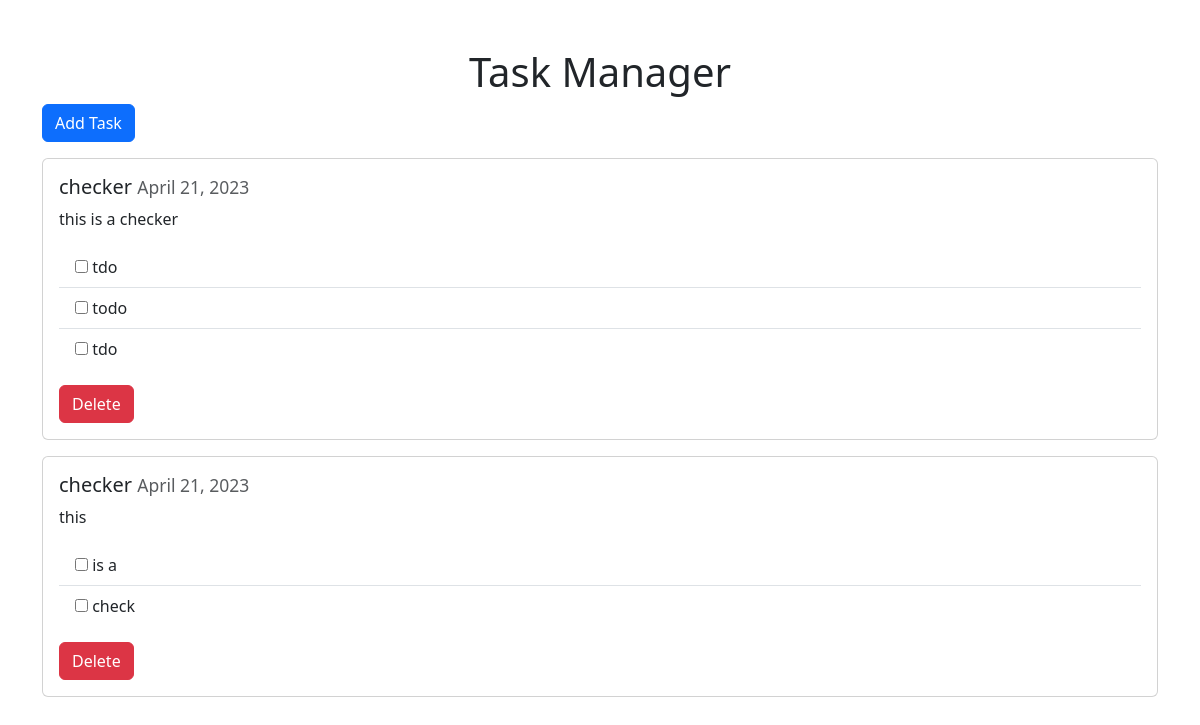
Before: / with the older database file.
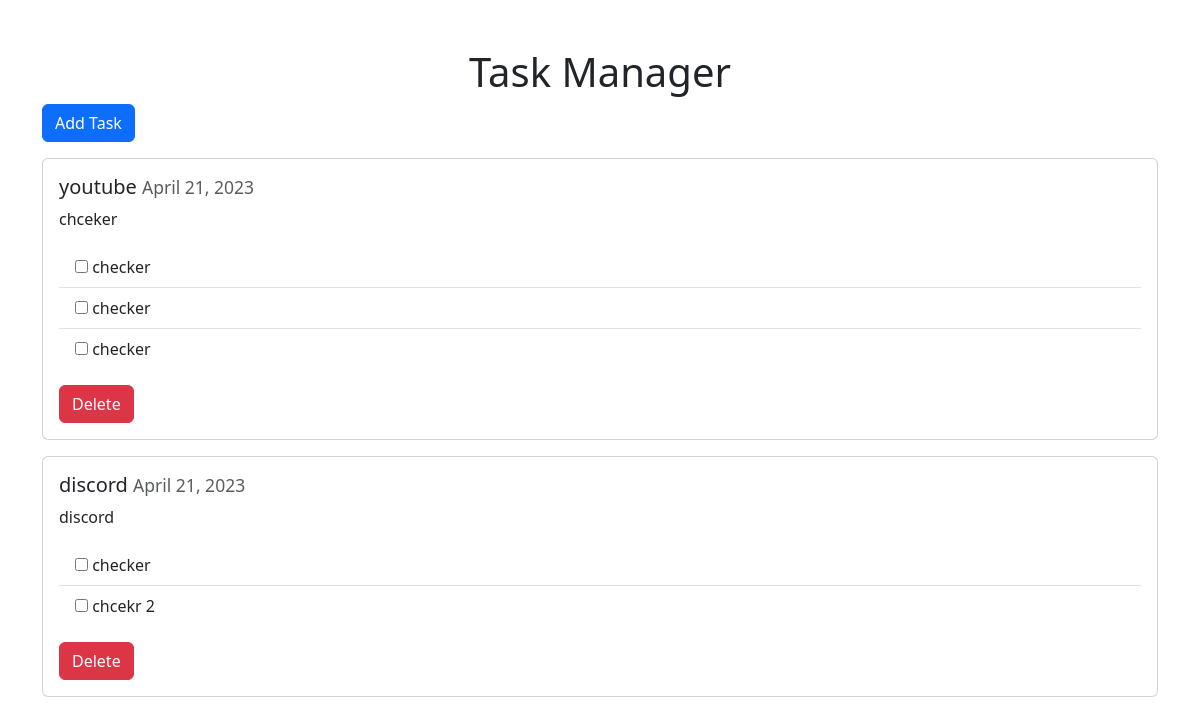
After: the same page with the newer database file.
### models.py (models this page shows)
class Task(db.Model):
    id = db.Column(db.Integer, primary_key=True)
    title = db.Column(db.String(100), nullable=False)
    description = db.Column(db.String(255), nullable=True)
    completed = db.Column(db.Boolean, default=False)
    created_at = db.Column(db.DateTime, nullable=False, default=datetime.utcnow)
    todos = db.relationship('Todo', back_populates='parent_task', lazy=True)

class Todo(db.Model):
    __tablename__ = 'todo'
    id = db.Column(db.Integer, primary_key=True)
    task_id = db.Column(db.Integer, db.ForeignKey('task.id'), nullable=False)
    content = db.Column(db.String(255), nullable=False)
    completed = db.Column(db.Boolean, default=False)
    created_at = db.Column(db.DateTime, nullable=False, default=datetime.utcnow)
    parent_task = db.relationship('Task', back_populates='todos')

### routes.py (the view)
@app.route('/')
def index():
    tasks = Task.query.all()
    return render_template('index.html', tasks=tasks)

### templates/index.html (shortened to what this page needs)
<!DOCTYPE html>
<html lang="en">
<head>
    <link href="https://cdn.jsdelivr.net/npm/bootstrap@5.3.0-alpha1/dist/css/bootstrap.min.css" rel="stylesheet">
</head>
<body>
    <div class="container">
        <h1 class="text-center mt-5">Task Manager</h1>
        <a href="{{ url_for('add_task_page') }}" class="btn btn-primary mb-3">Add Task</a>
        {% for task in tasks %}
            <div class="card mb-3" id="task-card-{{ task.id }}">
                <div class="card-body">
                    <h5 class="card-title">{{ task.title }} <small class="text-muted">{{ task.created_at.strftime("%B %d, %Y") }}</small></h5>
                    {% if task.description %}
                        <p class="card-text">{{ task.description }}</p>
                    {% endif %}
                    <ul class="list-group list-group-flush">
                        {% for todo in task.todos %}
                            <li class="list-group-item">
                                <input type="checkbox" id="checkbox-{{ todo.id }}" {% if todo.completed %}checked{% endif %} onchange="toggleTodo({{ todo.id }})">
                                <span id="todo-content-{{ todo.id }}"{% if todo.completed %} style="text-decoration: line-through"{% endif %}>{{ todo.content }}</span>
                            </li>
                        {% endfor %}
                    </ul>
                    <button class="btn btn-danger mt-3" onclick="deleteTask({{ task.id }})">Delete</button>
                </div>
            </div>
        {% endfor %}
    </div>
</body>
</html>

Changed rows visible on the page:
removed Task: title "checker", created_at "April 21, 2023", description "this is a checker"
removed Todo: content "tdo", shown under "checker"
removed Todo: content "todo", shown under "checker"
removed Todo: content "tdo", shown under "checker"
removed Task: title "checker", created_at "April 21, 2023", description "this"
removed Todo: content "is a", shown under "checker"
removed Todo: content "check", shown under "checker"
added Task: title "youtube", created_at "April 21, 2023", description "chceker"
added Todo: content "checker", shown under "youtube"
added Todo: content "checker", shown under "youtube"
added Todo: content "checker", shown under "youtube"
added Task: title "discord", created_at "April 21, 2023", description "discord"
added Todo: content "checker", shown under "discord"
added Todo: content "chcekr 2", shown under "discord"
